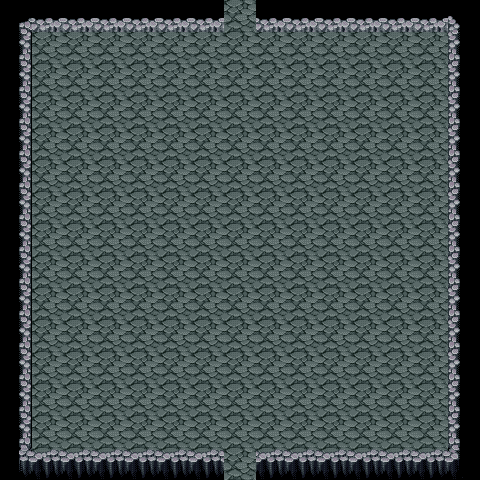

This game map was drawn from its Tiled (.tmx) file and the tilesets committed beside it. A one-line description and the trimmed map source follow:
An orthogonal 15x15 tile map with 32x32 px tiles, 2 tile layers (background, collision) and 2 objects (2x door).

<map version="1.0" orientation="orthogonal" width="15" height="15" tilewidth="32" tileheight="32">
 <tileset firstgid="1" name="dungeon_tileset" tilewidth="32" tileheight="32">
  <image source="../images/dungeon_tileset.png" width="512" height="512" />
 </tileset>
 <layer name="background" width="15" height="15">
  <data>[225 cells, 225 non-empty, 1 distinct tile ids]</data>
 </layer>
 <layer name="collision" width="15" height="15">
  <properties>
   <property name="collision" value="true" />
  </properties>
  <data>[225 cells, 54 non-empty, 8 distinct tile ids]</data>
 </layer>
 <objectgroup name="objects" width="15" height="15">
  <object name="door_N" type="door" x="224" y="0" width="32" height="32">
   <properties>
    <property name="enter_door.direction" value="N" />
   </properties>
  </object>
  <object name="door_S" type="door" x="224" y="448" width="32" height="32">
   <properties>
    <property name="enter_door.direction" value="S" />
   </properties>
  </object>
 </objectgroup>
</map>
